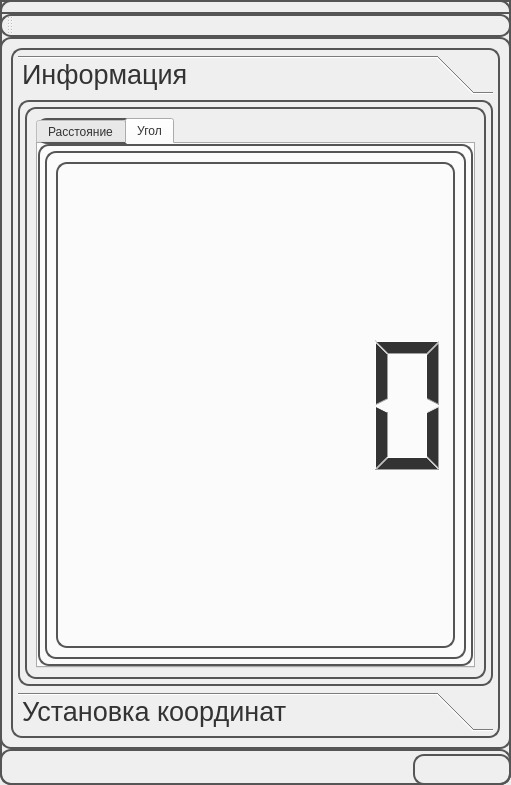
<?xml version="1.0" encoding="UTF-8"?>
<ui version="4.0">
 <class>MainWindow</class>
 <widget class="QMainWindow" name="MainWindow">
  <property name="geometry">
   <rect>
    <x>0</x>
    <y>0</y>
    <width>511</width>
    <height>785</height>
   </rect>
  </property>
  <property name="windowTitle">
   <string>MainWindow</string>
  </property>
  <property name="styleSheet">
   <string notr="true"> QWidget {
color: #333;
border: 2px solid #555;
font: 20pt &quot;MS Shell Dlg 2&quot;;
border-radius: 11px;
padding: 5px;
background: qradialgradient(cx: 0.3, cy: -0.4,
fx: 0.3, fy: -0.4,
radius: 1.35, stop: 0 #fff, stop: 1 #888);
min-width: 80px;
}
</string>
  </property>
  <widget class="QWidget" name="centralWidget">
   <layout class="QVBoxLayout" name="verticalLayout">
    <item>
     <widget class="QToolBox" name="toolBox">
      <property name="font">
       <font>
        <pointsize>20</pointsize>
       </font>
      </property>
      <property name="currentIndex">
       <number>0</number>
      </property>
      <widget class="QWidget" name="inforamtionPage">
       <property name="geometry">
        <rect>
         <x>0</x>
         <y>0</y>
         <width>465</width>
         <height>531</height>
        </rect>
       </property>
       <attribute name="label">
        <string>Информация</string>
       </attribute>
       <layout class="QVBoxLayout" name="verticalLayout_2">
        <item>
         <widget class="QTabWidget" name="tabWidget">
          <property name="currentIndex">
           <number>1</number>
          </property>
          <widget class="QWidget" name="tab">
           <attribute name="title">
            <string>Расстояние</string>
           </attribute>
           <layout class="QVBoxLayout" name="verticalLayout_3">
            <item>
             <widget class="QLCDNumber" name="lcdNumber"/>
            </item>
           </layout>
          </widget>
          <widget class="QWidget" name="tab_2">
           <attribute name="title">
            <string>Угол</string>
           </attribute>
           <layout class="QVBoxLayout" name="verticalLayout_4">
            <item>
             <widget class="QLCDNumber" name="angleNumber"/>
            </item>
           </layout>
          </widget>
         </widget>
        </item>
       </layout>
      </widget>
      <widget class="QWidget" name="setCoordinatePage">
       <property name="geometry">
        <rect>
         <x>0</x>
         <y>0</y>
         <width>465</width>
         <height>531</height>
        </rect>
       </property>
       <attribute name="label">
        <string>Установка координат</string>
       </attribute>
       <layout class="QGridLayout" name="gridLayout">
        <item row="0" column="0">
         <widget class="QLabel" name="label">
          <property name="text">
           <string>Название точки</string>
          </property>
         </widget>
        </item>
        <item row="6" column="2">
         <spacer name="verticalSpacer">
          <property name="orientation">
           <enum>Qt::Vertical</enum>
          </property>
          <property name="sizeHint" stdset="0">
           <size>
            <width>20</width>
            <height>40</height>
           </size>
          </property>
         </spacer>
        </item>
        <item row="1" column="1">
         <widget class="QLabel" name="currentCoordinates">
          <property name="text">
           <string>Пусто</string>
          </property>
         </widget>
        </item>
        <item row="4" column="0">
         <widget class="QLabel" name="label_4">
          <property name="text">
           <string>Выбрать точку</string>
          </property>
         </widget>
        </item>
        <item row="2" column="1">
         <widget class="QPushButton" name="setPointButton">
          <property name="styleSheet">
           <string notr="true"> QPushButton {
color: #333;
border: 2px solid #555;
font: 20pt &quot;MS Shell Dlg 2&quot;;
border-radius: 11px;
padding: 5px;
background: qradialgradient(cx: 0.3, cy: -0.4,
fx: 0.3, fy: -0.4,
radius: 1.35, stop: 0 #fff, stop: 1 #888);
min-width: 80px;
}

QPushButton:hover {
background: qradialgradient(cx: 0.3, cy: -0.4,
fx: 0.3, fy: -0.4,
radius: 1.35, stop: 0 #fff, stop: 1 #bbb);
}

 QPushButton:pressed {
background: qradialgradient(cx: 0.4, cy: -0.1,
fx: 0.4, fy: -0.1,
radius: 1.35, stop: 0 #fff, stop: 1 #ddd);
}</string>
          </property>
          <property name="text">
           <string>Установить</string>
          </property>
         </widget>
        </item>
        <item row="4" column="1" colspan="2">
         <widget class="QComboBox" name="pointsBox"/>
        </item>
        <item row="1" column="0">
         <widget class="QLabel" name="label_2">
          <property name="text">
           <string>Текущие координаты</string>
          </property>
         </widget>
        </item>
        <item row="0" column="1" colspan="2">
         <widget class="QLineEdit" name="pointNameEdit"/>
        </item>
        <item row="5" column="1">
         <widget class="QPushButton" name="startButton">
          <property name="autoFillBackground">
           <bool>false</bool>
          </property>
          <property name="styleSheet">
           <string notr="true"> QPushButton {
color: #333;
border: 2px solid #555;
font: 20pt &quot;MS Shell Dlg 2&quot;;
border-radius: 11px;
padding: 5px;
background: qradialgradient(cx: 0.3, cy: -0.4,
fx: 0.3, fy: -0.4,
radius: 1.35, stop: 0 #fff, stop: 1 #888);
min-width: 80px;
}

QPushButton:hover {
background: qradialgradient(cx: 0.3, cy: -0.4,
fx: 0.3, fy: -0.4,
radius: 1.35, stop: 0 #fff, stop: 1 #bbb);
}

 QPushButton:pressed {
background: qradialgradient(cx: 0.4, cy: -0.1,
fx: 0.4, fy: -0.1,
radius: 1.35, stop: 0 #fff, stop: 1 #ddd);
}</string>
          </property>
          <property name="text">
           <string>Начать</string>
          </property>
         </widget>
        </item>
       </layout>
      </widget>
     </widget>
    </item>
   </layout>
  </widget>
  <widget class="QMenuBar" name="menuBar">
   <property name="geometry">
    <rect>
     <x>0</x>
     <y>0</y>
     <width>511</width>
     <height>54</height>
    </rect>
   </property>
  </widget>
  <widget class="QToolBar" name="mainToolBar">
   <attribute name="toolBarArea">
    <enum>TopToolBarArea</enum>
   </attribute>
   <attribute name="toolBarBreak">
    <bool>false</bool>
   </attribute>
  </widget>
  <widget class="QStatusBar" name="statusBar"/>
 </widget>
 <layoutdefault spacing="6" margin="11"/>
 <resources/>
 <connections/>
</ui>
